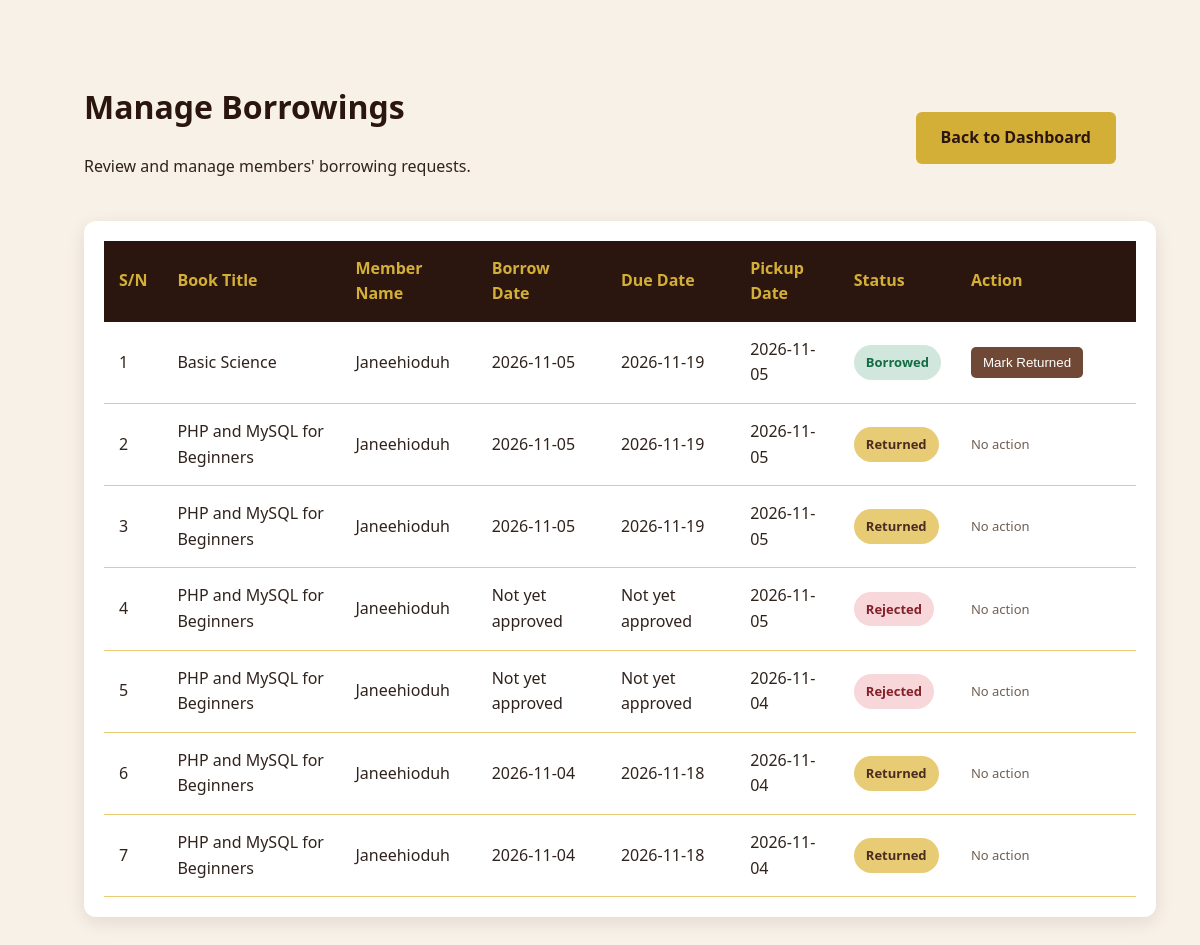
The app's page /admin/borrowings.php (signed in), older data.
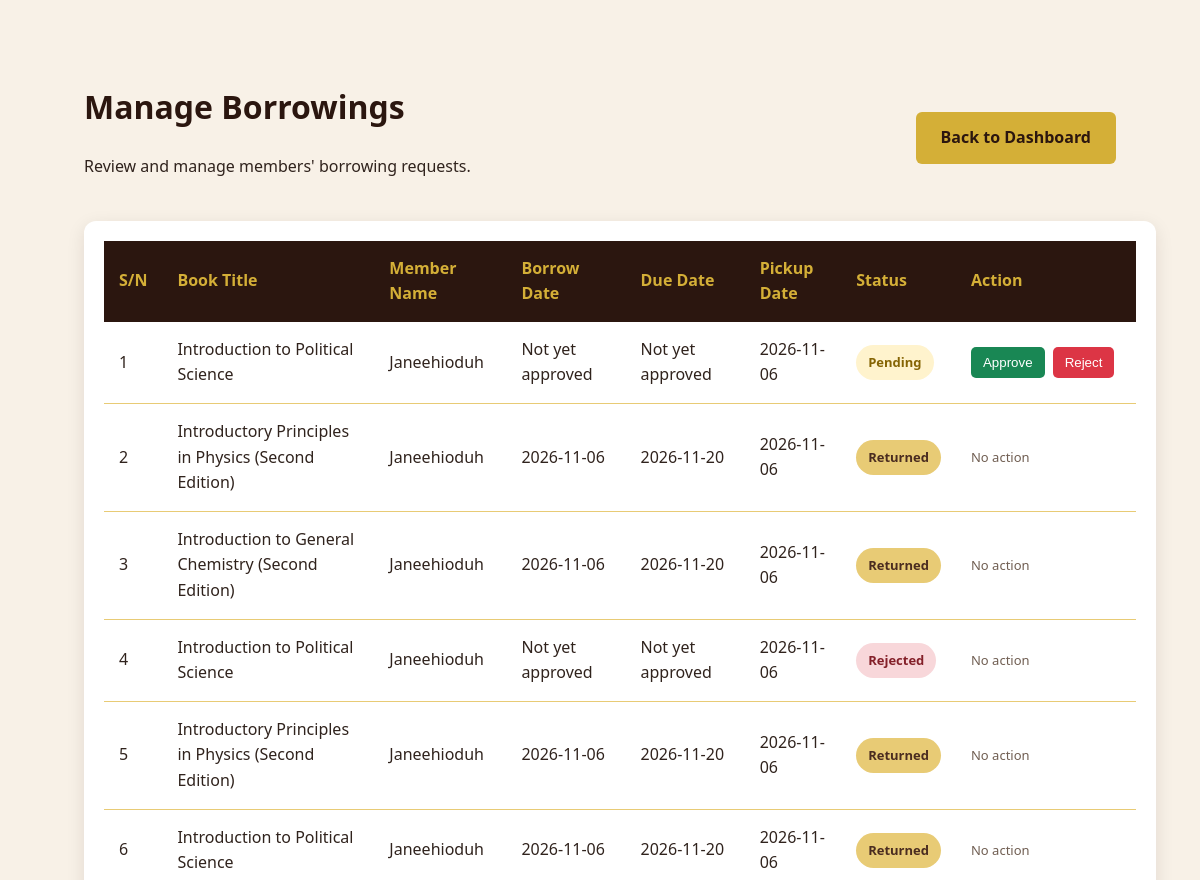
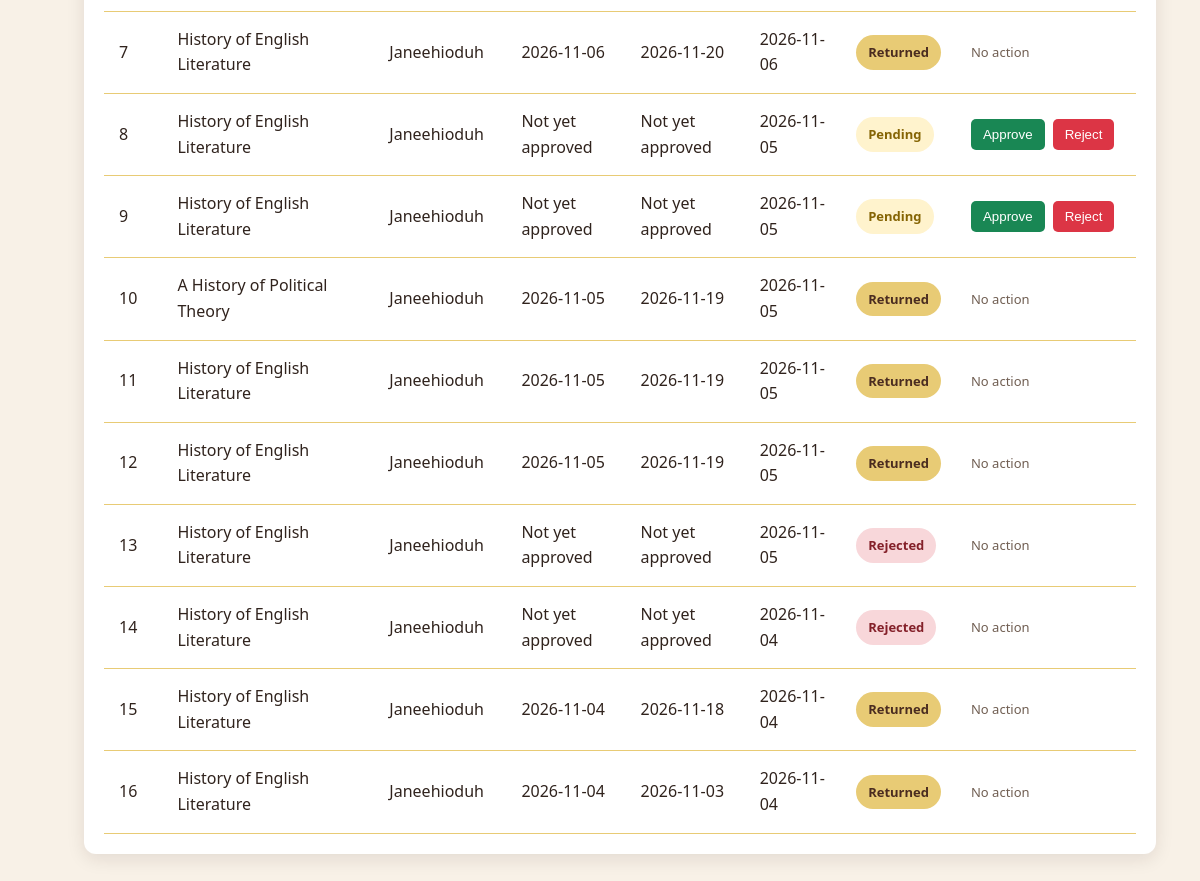
The same page, newer data (2 pictures, top to bottom).
### tables this page shows
CREATE TABLE `borrowings` (
  `id` int(11) NOT NULL,
  `book_id` int(11) NOT NULL,
  `member_id` int(11) NOT NULL,
  `borrow_date` date DEFAULT NULL,
  `due_date` date DEFAULT NULL,
  `return_date` date DEFAULT NULL,
  `preferred_pickup_date` date DEFAULT NULL,
  `terms_agreed` tinyint(1) DEFAULT 0,
  `status` enum('pending','borrowed','returned','rejected') DEFAULT 'pending'
);

CREATE TABLE `books` (
  `id` int(11) NOT NULL,
  `title` varchar(255) NOT NULL,
  `author` varchar(150) NOT NULL,
  `category_id` int(11) DEFAULT NULL,
  `description` text DEFAULT NULL,
  `is_available` tinyint(1) DEFAULT 1,
  `cover_image` varchar(255) DEFAULT NULL,
  `coverimage` varchar(255) DEFAULT NULL
);

CREATE TABLE `members` (
  `id` int(11) NOT NULL,
  `name` varchar(150) NOT NULL,
  `email` varchar(150) NOT NULL,
  `phone` varchar(20) NOT NULL,
  `password` varchar(255) NOT NULL,
  `date_joined` date DEFAULT curdate(),
  `status` enum('active','suspended') DEFAULT 'active',
  `suspension_reason` text DEFAULT NULL,
  `profile_image` varchar(255) DEFAULT NULL
);

### classes/borrowing.php (called while the page is built, shortened)
<?php
class Borrowing {
    private $conn;
    public function __construct($db) {
        $this->conn = $db;
    }
    public function getAllBorrowings() {
        $sql = "SELECT borrowings.*, books.title,
                       members.name AS member_name
                FROM borrowings
                JOIN books ON borrowings.book_id = books.id
                JOIN members ON borrowings.member_id = members.id
                ORDER BY borrowings.id DESC";
        $stmt = $this->conn->prepare($sql);
        $stmt->execute();
        return $stmt->fetchAll(PDO::FETCH_ASSOC);
    }
}
?>

### admin/borrowings.php (the view, shortened to what this page needs)
<?php
require_once __DIR__ . "/../config/database.php";
require_once __DIR__ . "/../classes/Borrowing.php";
$db = new Database();
$conn = $db->connect();
$borrowing = new Borrowing($conn);
$borrowings = $borrowing->getAllBorrowings();
?>
<!DOCTYPE html>
<html lang="en">
<head>
    <link rel="stylesheet" href="../assets/css/style.css">
</head>
<body>
<main class="section">
    <div class="admin-page-heading">
        <div>
            <h1>Manage Borrowings</h1>
            <p>Review and manage members' borrowing requests.</p>
        </div>
        <a href="dashboard.php" class="btn-gold">
            Back to Dashboard
        </a>
    </div>
    <div class="admin-table-wrapper">
        <table class="admin-table">
            <thead>
                <tr>
                    <th>S/N</th>
                    <th>Book Title</th>
                    <th>Member Name</th>
                    <th>Borrow Date</th>
                    <th>Due Date</th>
                    <th>Pickup Date</th>
                    <th>Status</th>
                    <th>Action</th>
                </tr>
            </thead>
            <tbody>
            <?php if (!empty($borrowings)): ?>
                <?php $sn = 1; ?>
                <?php foreach ($borrowings as $row): ?>
                    <tr>
                        <td><?php echo $sn++; ?></td>
                        <td>
                            <?php echo htmlspecialchars($row['title']); ?>
                        </td>
                        <td>
                            <?php echo htmlspecialchars($row['member_name']); ?>
                        </td>
                        <td>
                            <?php echo htmlspecialchars($row['borrow_date'] ?? 'Not yet approved'); ?>
                        </td>
                        <td>
                            <?php echo htmlspecialchars($row['due_date'] ?? 'Not yet approved'); ?>
                        </td>
                        <td>
                            <?php echo htmlspecialchars($row['preferred_pickup_date'] ?? 'Not specified'); ?>
                        </td>
                        <td>
                            <span class="borrowing-status status-<?php echo htmlspecialchars($row['status']); ?>">
                                <?php echo ucfirst(htmlspecialchars($row['status'])); ?>
                            </span>
                        </td>
                        <td>
                            <div class="borrowing-actions">
                                <?php if ($row['status'] === 'pending'): ?>
                                    <form action="../processes/admin_borrowing_process.php" method="POST">
                                        <button type="submit" class="approve-btn">
                                            Approve
                                        </button>
                                    </form>
                                    <form action="../processes/admin_borrowing_process.php" method="POST">
                                        <button type="submit" class="delete-btn">
                                            Reject
                                        </button>
                                    </form>
                                <?php elseif ($row['status'] === 'borrowed'): ?>
                                    <form action="../processes/admin_borrowing_process.php" method="POST">
                                        <button type="submit" class="return-btn">
                                            Mark Returned
                                        </button>
                                    </form>
                                <?php else: ?>
                                    <span class="no-action">No action</span>
                                <?php endif; ?>
                            </div>
                        </td>
                    </tr>
                <?php endforeach; ?>
            <?php endif; ?>
            </tbody>
        </table>
    </div>
</main>
</body>
</html>

Row changes from the older to the newer data that the page shows:
added borrowings: book.title "Introduction to Political Science", member.name "Janeehioduh", borrow_date "Not yet approved", due_date "Not yet approved", preferred_pickup_date "2026-11-06", status "Pending"
added borrowings: book.title "Introductory Principles in Physics (Second Edition)", member.name "Janeehioduh", borrow_date "2026-11-06", due_date "2026-11-20", preferred_pickup_date "2026-11-06", status "Returned", shows "No action"
added borrowings: book.title "Introduction to General Chemistry (Second Edition)", member.name "Janeehioduh", borrow_date "2026-11-06", due_date "2026-11-20", preferred_pickup_date "2026-11-06", status "Returned", shows "No action"
added borrowings: book.title "Introduction to Political Science", member.name "Janeehioduh", borrow_date "Not yet approved", due_date "Not yet approved", preferred_pickup_date "2026-11-06", status "Rejected", shows "No action"
added borrowings: book.title "Introductory Principles in Physics (Second Edition)", member.name "Janeehioduh", borrow_date "2026-11-06", due_date "2026-11-20", preferred_pickup_date "2026-11-06", status "Returned", shows "No action"
added borrowings: book.title "Introduction to Political Science", member.name "Janeehioduh", borrow_date "2026-11-06", due_date "2026-11-20", preferred_pickup_date "2026-11-06", status "Returned", shows "No action"
added borrowings: book.title "History of English Literature", member.name "Janeehioduh", borrow_date "2026-11-06", due_date "2026-11-20", preferred_pickup_date "2026-11-06", status "Returned", shows "No action"
added borrowings: book.title "History of English Literature", member.name "Janeehioduh", borrow_date "Not yet approved", due_date "Not yet approved", preferred_pickup_date "2026-11-05", status "Pending"
added borrowings: book.title "History of English Literature", member.name "Janeehioduh", borrow_date "Not yet approved", due_date "Not yet approved", preferred_pickup_date "2026-11-05", status "Pending"
changed borrowings: book.title "Basic Science" → "A History of Political Theory"; status "Borrowed" → "Returned"; status "Mark Returned" → "No action"
changed through a linked row, borrowings (number 11 of 16 on the later page): book.title "PHP and MySQL for Beginners" → "History of English Literature"
changed through a linked row, borrowings (number 12 of 16 on the later page): book.title "PHP and MySQL for Beginners" → "History of English Literature"
changed through a linked row, borrowings (number 13 of 16 on the later page): book.title "PHP and MySQL for Beginners" → "History of English Literature"
changed through a linked row, borrowings (number 14 of 16 on the later page): book.title "PHP and MySQL for Beginners" → "History of English Literature"
changed through a linked row, borrowings (number 15 of 16 on the later page): book.title "PHP and MySQL for Beginners" → "History of English Literature"
changed borrowings (number 16 of 16 on the later page): book.title "PHP and MySQL for Beginners" → "History of English Literature"; due_date "2026-11-18" → "2026-11-03"
